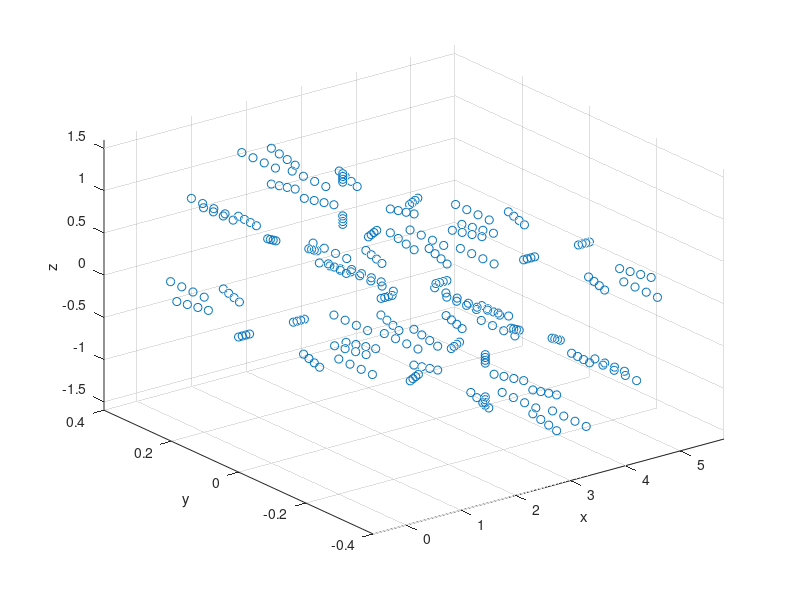

MATLAB code for this plot:
% Mesh generator, ME 280a HW 5
clear all

Nt = 3;                             % number of layers
No = 8;                             % number of elements in theta
Nc = 8;                             % number of elements in circum

if mod(No, 2) ~= 0
    disp('No must be even!')
end

num_nodes_per_elem = 4;             % linear elements

R = 1;                              % radius of each arch
r = 0.2;                            % radius of inner hole
t = 0.1;                            % thickness of the tube wall

layer_thickness = t / (Nt);         % thickness of each ring
angle = (2*pi) / Nc;                % angle in horizontal plane



% global node numbering begins on the inner surface, and moves clockwise
% until reaching the outer surface

% each row represents one coordinate of a global node
coordinates = zeros(Nt * Nc, 3);
Angle = pi / (No / 2);

k = 1; % index for coordinate row
x = 0;
y = 0;
z = 0;

Theta = 0;  % angle in each plane

% find the x-coordinates of the No + 1 slices
x_centers = zeros(1, No + 1);
x_centers(1) = x;

theta_inc = pi / (No / 2);
theta = theta_inc;

% in the first half of the tube
for i = 2:((No/2) + 1)
    x_centers(i) = x_centers(1) + (R + t + r) * (1 - cos(theta));
    theta = theta + theta_inc;
end

% in the second half of the tube
j = i + 1;
second_part_start = x_centers(i);
for l = 2:((No/2) + 1)
    x_centers(j) = second_part_start + x_centers(l);
    j = j + 1;
end



% create a vector of the y-coordinates
z_centers = zeros(1, No + 1);
z_centers(1) = z;
theta = theta_inc;

% in the first half of the tube
for i = 2:((No/2) + 1)
    z_centers(i) = (R + t + r) * sin(theta);
    theta = theta + theta_inc;
end

% in the second half of the tube
j = i + 1;
for l = 2:((No/2) + 1)
    z_centers(j) = - z_centers(l);
    j = j + 1;
end




% mesh in the theta direction
for l = 1:(No + 1)

    % for each plane
    theta = 0;
    dt = 0;

    % meshes in a plane perpendicular to tube axis
    for j = 1:(Nt + 1) % create all layers of rings
        for i = 1:Nc % create a single ring
            
            % x-coordinate
            coordinates(k, 1) = x_centers(l) + (r + dt) * cos(theta);
            
            % compute tilting parameters
            w = sin(pi/2 - Theta) * ((r + dt) * cos(theta)) / sin(pi/2);
            h = w * sin(Theta);
            p = w * cos(Theta);

            % y-coordinate
            coordinates(k, 2) = y + (r + dt) * sin(theta);

            % z-coordinate
            coordinates(k,3) = z_centers(l);
            
            % tilt for each half of the tube
            if l > No/2
                sn = -1;
            else
                sn = 1;
            end
            
            % tilt the z-coordinate for off-symmetric planes
            if find([1, 2, 8], i)
                coordinates(k,3) = coordinates(k,3) - sn*h;
            else
                coordinates(k,3) = coordinates(k,3) + sn*h;
            end
            
            % tilt the symmtric planes (the peaks)
            if (l == 3) || (l == 7)
                coordinates(k,3) = coordinates(k,3) - ((r + dt) * cos(theta));
                coordinates(k,1) = x_centers(l);
            end
            
            % tilt the x-coordinate
            if find([1, 2, 8], i)
                coordinates(k,1) = coordinates(k,1) + p;
            else
                coordinates(k,1) = coordinates(k,1) - p;
            end
            
            k = k + 1;
            theta = theta + angle;
        end
        dt = dt + layer_thickness; % reset radius
        theta = 0; % reset angle
    end
    
    % move the angle (along length) and centers for the next plane
    Theta = Theta + Angle;
    x = x + (R + t + r) * (1 - cos(Theta));
    y = y;
    z = z + (R + t + r) * sin(Theta);
end




X = coordinates(:,1);
Y = coordinates(:,2);
Z = coordinates(:,3);

scatter3(X,Y,Z)
xlim([min(X), max(X)])
zlim([-max(Z), max(Z)])
xlabel('x')
ylabel('y')
zlabel('z')
